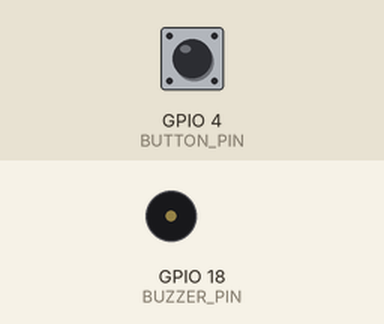
Recording of a sketch running on a simulated ESP32. On the bench: buzzer (waves = sounding, pin HIGH). The inputs (shaded band) are chosen by the test bench; at power-on: GPIO 4 (BUTTON_PIN) HIGH. WiFi joins after 1.5 s; servers stay silent unless stated; uploads are accepted with an empty reply; what the sketch prints to the serial monitor is not drawn.

Above: at 3.7 s.
3.8 s: GPIO 4 (BUTTON_PIN) pulled LOW for 0.15 s
At 4.4 s:
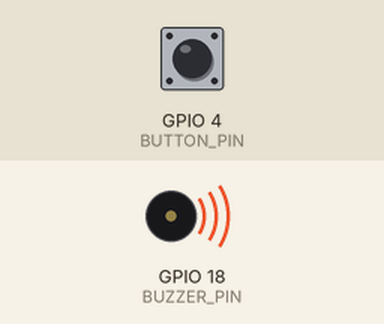
Timing chart, 0 to 10.4 s (numbered marks = the images above; inputs shaded):
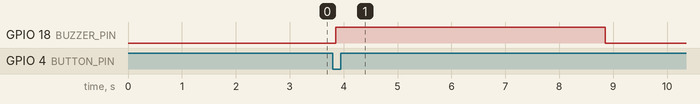

Measured:
- after the input at 3.8 s, GPIO 18 (BUZZER_PIN): LOW → HIGH after 0.05 s, → LOW 5.0 s later

The sketch:

sos.ino
```cpp
/*
 * SOS Emergency Alert System - ESP32 Firmware
 *
 * Hardware Wiring:
 * - Push Button: Connected between GPIO 4 and GND (uses internal INPUT_PULLUP)
 * - 12V Buzzer: Controlled via transistor/relay connected to GPIO 18 (Active HIGH)
 *
 * Objectives:
 * 1. Turn ON buzzer immediately on button press.
 * 2. Connect to Wi-Fi if not connected.
 * 3. Send HTTP POST request to the local Flask server.
 * 4. Stop the buzzer after exactly 5 seconds (non-blocking).
 * 5. Prevent multiple alerts while the button is held down.
 */

#include <WiFi.h>
#include <HTTPClient.h>

// --- PIN CONFIGURATIONS ---
const int BUTTON_PIN = 4;   // Input Push Button (Active LOW)
const int BUZZER_PIN = 18;  // Output Buzzer Driver (Active HIGH)

// --- WIFI & SERVER CONFIGURATIONS ---
const char* ssid = "YOUR_WIFI_SSID";          // Replace with your WiFi SSID
const char* password = "YOUR_WIFI_PASSWORD";  // Replace with your WiFi Password
const char* serverUrl = "http://192.168.1.100:5000/sos"; // Replace with your Flask server IP

// --- DEVICE SETTINGS ---
const char* deviceId = "SOS001";

// --- SYSTEM STATE VARIABLES ---
int lastButtonState = HIGH;      // Previous state of button (pullup default is HIGH)
unsigned long buzzerEndTime = 0; // Timestamp when buzzer should turn off
bool isBuzzerActive = false;

// --- DEBOUNCE CONSTANTS ---
unsigned long lastDebounceTime = 0;
const unsigned long debounceDelay = 50; // 50 milliseconds debounce filter

void setup() {
  Serial.begin(115200);
  delay(1000);
  Serial.println("\n--- SOS Emergency Alert System Initializing ---");

  // Configure Pin Modes
  pinMode(BUTTON_PIN, INPUT_PULLUP);
  pinMode(BUZZER_PIN, OUTPUT);
  digitalWrite(BUZZER_PIN, LOW); // Start with buzzer OFF

  // Initialize WiFi Connection
  setupWiFi();
}

void loop() {
  // 1. Non-blocking Buzzer Timer
  if (isBuzzerActive && millis() >= buzzerEndTime) {
    digitalWrite(BUZZER_PIN, LOW);
    isBuzzerActive = false;
    Serial.println("[SYSTEM] Buzzer turned OFF after 5 seconds.");
  }

  // 2. Read Button Input with debouncing
  int reading = digitalRead(BUTTON_PIN);

  // Reset debounce timer if state changed
  static int lastReading = HIGH;
  if (reading != lastReading) {
    lastDebounceTime = millis();
  }
  lastReading = reading;

  if ((millis() - lastDebounceTime) > debounceDelay) {
    // Check for State Change Transition (Falling Edge: HIGH to LOW)
    // This triggers ONLY when the button is first pressed down
    if (reading == LOW && lastButtonState == HIGH) {
      triggerEmergencyAlert();
    }
    lastButtonState = reading;
  }
}

// Initial WiFi config
void setupWiFi() {
  Serial.println("[WIFI] Initializing Wi-Fi...");
  WiFi.mode(WIFI_STA);
  WiFi.begin(ssid, password);

  // Try connecting for 8 seconds, don't block boot indefinitely
  unsigned long startConnect = millis();
  while (WiFi.status() != WL_CONNECTED && millis() - startConnect < 8000) {
    delay(500);
    Serial.print(".");
  }

  if (WiFi.status() == WL_CONNECTED) {
    Serial.println("\n[WIFI] Connected successfully!");
    Serial.print("[WIFI] IP Address: ");
    Serial.println(WiFi.localIP());
  } else {
    Serial.println("\n[WIFI] Initial connection failed. Will auto-reconnect on alert.");
  }
}

// Ensure WiFi is active before making requests
bool ensureWiFiConnected() {
  if (WiFi.status() == WL_CONNECTED) {
    return true;
  }

  Serial.println("[WIFI] Connection lost. Attempting reconnection...");
  WiFi.disconnect();
  WiFi.begin(ssid, password);

  unsigned long startConnect = millis();
  while (WiFi.status() != WL_CONNECTED && millis() - startConnect < 6000) {
    delay(400);
    Serial.print(".");
  }

  if (WiFi.status() == WL_CONNECTED) {
    Serial.println("\n[WIFI] Reconnected!");
    return true;
  } else {
    Serial.println("\n[WIFI] Reconnection failed!");
    return false;
  }
}

// Core alert trigger logic
void triggerEmergencyAlert() {
  Serial.println("\n[EMERGENCY] Button pressed! Activating Alert...");

  // 1. Immediately sound the buzzer
  digitalWrite(BUZZER_PIN, HIGH);
  isBuzzerActive = true;
  buzzerEndTime = millis() + 5000; // Set buzzer to stop in 5 seconds
  Serial.println("[SYSTEM] 12V Buzzer turned ON.");

  // 2. Ensure connection is active
  if (!ensureWiFiConnected()) {
    Serial.println("[HTTP] Cannot send alert - No WiFi connectivity.");
    return;
  }

  // 3. Dispatch POST Request
  HTTPClient http;
  http.begin(serverUrl);
  http.addHeader("Content-Type", "application/json");

  // Read Battery level
  // Code snippet for actual hardware:
  // int raw = analogRead(34); // ADC input connected to battery voltage divider
  // float voltage = (raw / 4095.0) * 3.3 * 2; // Adjust multiplier based on divider resistors
  // int batteryPct = map(voltage * 100, 320, 420, 0, 100); // 3.2V (empty) to 4.2V (full)
  int batteryLevel = 100; // Simulated battery level default

  // Construct JSON String manually to save binary size & avoid libraries dependencies
  String jsonPayload = "{\"device\":\"" + String(deviceId) +
                       "\",\"status\":\"Emergency" +
                       "\",\"battery\":\"" + String(batteryLevel) +
                       "\",\"timestamp\":\"auto\"}";

  Serial.println("[HTTP] Sending POST payload: " + jsonPayload);
  int httpResponseCode = http.POST(jsonPayload);

  if (httpResponseCode > 0) {
    String response = http.getString();
    Serial.print("[HTTP] Success Code: ");
    Serial.println(httpResponseCode);
    Serial.println("[HTTP] Server Response JSON: ");
    Serial.println(response);
  } else {
    Serial.print("[HTTP] Failed. Error code: ");
    Serial.println(http.errorToString(httpResponseCode).c_str());
  }

  http.end(); // Close HTTP Client resources
}
```
